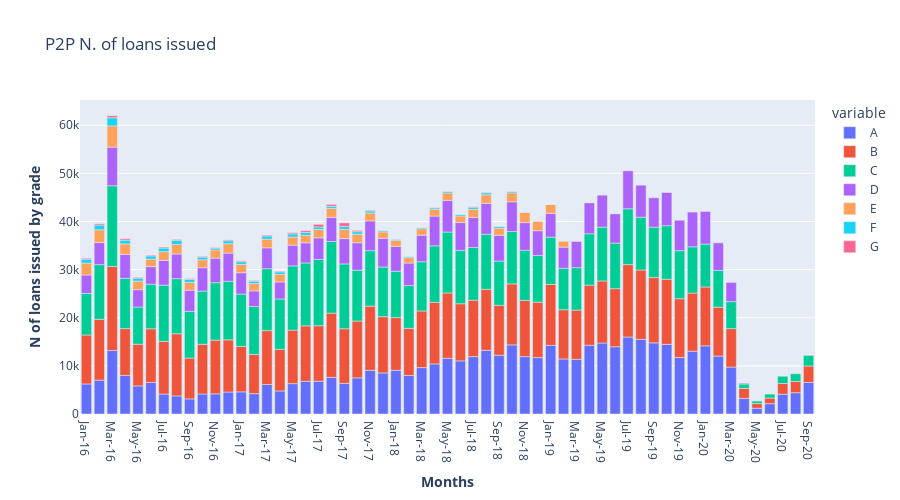

The code cell stored with this chart in its notebook:
### Code cell
fig = make_subplots(specs=[[{"secondary_y": True}]])
fig = px.bar(All_Fintech_Stat1, x="issue_d", y=["A", "B", "C",'D','E','F','G'], title="Wide-Form Input")



fig.update_layout(title='P2P N. of loans issued',
                   xaxis_title='<b>Months</b>',
                   yaxis_title='<b>N of loans issued by grade</b>')
fig.update_layout(width=900, height=500)
fig.show()
fig.write_image("fig2.svg")

### Figure 1 — Plotly figure (JSON) as saved in the notebook; plotly's stock layout.template omitted (floating-point values rounded to 4 significant figures)
{"data": [{"alignmentgroup": "True", "hovertemplate": "variable=A<br>issue_d=%{x}<br>value=%{y}<extra></extra>", "legendgroup": "A", "marker": {"color": "#636efa"}, "name": "A", "offsetgroup": "A", "orientation": "v", "showlegend": true, "textposition": "auto", "type": "bar", "x": ["Jan-16", "Feb-16", "Mar-16", "Apr-16", "May-16", "Jun-16", "Jul-16", "Aug-16", "Sep-16", "Oct-16", "Nov-16", "Dec-16", "Jan-17", "Feb-17", "Mar-17", "Apr-17", "May-17", "Jun-17", "Jul-17", "Aug-17", "Sep-17", "Oct-17", "Nov-17", "Dec-17", "Jan-18", "Feb-18", "Mar-18", "Apr-18", "May-18", "Jun-18", "Jul-18", "Aug-18", "Sep-18", "Oct-18", "Nov-18", "Dec-18", "Jan-19", "Feb-19", "Mar-19", "Apr-19", "May-19", "Jun-19", "Jul-19", "Aug-19", "Sep-19", "Oct-19", "Nov-19", "Dec-19", "Jan-20", "Feb-20", "Mar-20", "Apr-20", "May-20", "Jun-20", "Jul-20", "Aug-20", "Sep-20"], "xaxis": "x", "y": [6247, 7035, 13200, 8024, 5839, 6555, 4144, 3758, 3134, 4158, 4188, 4565, 4602, 4237, 6137, 4790, 6309, 6799, 6813, 7608, 6375, 7513, 9083, 8530, 9093, 8029, 9647, 10408, 11569, 11039, 11922, 13230, 12229, 14362, 11927, 11722, 14263, 11438, 11359, 14287, 14750, 13980, 15997, 15508, 14790, 14474, 11742, 13049, 14165, 12045, 9752, 3259, 1192, 2139, 4107, 4429, 6551], "yaxis": "y"}, {"alignmentgroup": "True", "hovertemplate": "variable=B<br>issue_d=%{x}<br>value=%{y}<extra></extra>", "legendgroup": "B", "marker": {"color": "#EF553B"}, "name": "B", "offsetgroup": "B", "orientation": "v", "showlegend": true, "textposition": "auto", "type": "bar", "x": ["Jan-16", "Feb-16", "Mar-16", "Apr-16", "May-16", "Jun-16", "Jul-16", "Aug-16", "Sep-16", "Oct-16", "Nov-16", "Dec-16", "Jan-17", "Feb-17", "Mar-17", "Apr-17", "May-17", "Jun-17", "Jul-17", "Aug-17", "Sep-17", "Oct-17", "Nov-17", "Dec-17", "Jan-18", "Feb-18", "Mar-18", "Apr-18", "May-18", "Jun-18", "Jul-18", "Aug-18", "Sep-18", "Oct-18", "Nov-18", "Dec-18", "Jan-19", "Feb-19", "Mar-19", "Apr-19", "May-19", "Jun-19", "Jul-19", "Aug-19", "Sep-19", "Oct-19", "Nov-19", "Dec-19", "Jan-20", "Feb-20", "Mar-20", "Apr-20", "May-20", "Jun-20", "Jul-20", "Aug-20", "Sep-20"], "xaxis": "x", "y": [10174, 12646, 17447, 9718, 8669, 11163, 10945, 12914, 8497, 10324, 11168, 10847, 9437, 8148, 11191, 8663, 11120, 11518, 11528, 13345, 11345, 11807, 13332, 11693, 10942, 9775, 11765, 12792, 13583, 11871, 11730, 12686, 10360, 12670, 11675, 11516, 12658, 10234, 10237, 12477, 12902, 12063, 15051, 14419, 13563, 13529, 12212, 12091, 12233, 10150, 7988, 2066, 972, 1178, 2228, 2341, 3424], "yaxis": "y"}, {"alignmentgroup": "True", "hovertemplate": "variable=C<br>issue_d=%{x}<br>value=%{y}<extra></extra>", "legendgroup": "C", "marker": {"color": "#00cc96"}, "name": "C", "offsetgroup": "C", "orientation": "v", "showlegend": true, "textposition": "auto", "type": "bar", "x": ["Jan-16", "Feb-16", "Mar-16", "Apr-16", "May-16", "Jun-16", "Jul-16", "Aug-16", "Sep-16", "Oct-16", "Nov-16", "Dec-16", "Jan-17", "Feb-17", "Mar-17", "Apr-17", "May-17", "Jun-17", "Jul-17", "Aug-17", "Sep-17", "Oct-17", "Nov-17", "Dec-17", "Jan-18", "Feb-18", "Mar-18", "Apr-18", "May-18", "Jun-18", "Jul-18", "Aug-18", "Sep-18", "Oct-18", "Nov-18", "Dec-18", "Jan-19", "Feb-19", "Mar-19", "Apr-19", "May-19", "Jun-19", "Jul-19", "Aug-19", "Sep-19", "Oct-19", "Nov-19", "Dec-19", "Jan-20", "Feb-20", "Mar-20", "Apr-20", "May-20", "Jun-20", "Jul-20", "Aug-20", "Sep-20"], "xaxis": "x", "y": [8644, 11355, 16778, 10439, 7716, 9256, 11689, 11445, 9712, 11054, 11934, 12156, 10884, 9946, 12869, 10455, 13352, 13073, 13787, 14893, 13466, 10563, 11529, 10327, 9632, 8885, 10230, 11747, 12663, 11102, 10943, 11438, 9192, 10888, 10423, 9707, 9835, 8619, 8823, 10693, 11179, 9469, 11599, 10970, 10475, 11130, 9995, 9608, 8912, 7651, 5623, 919, 590, 817, 1514, 1602, 2204], "yaxis": "y"}, {"alignmentgroup": "True", "hovertemplate": "variable=D<br>issue_d=%{x}<br>value=%{y}<extra></extra>", "legendgroup": "D", "marker": {"color": "#ab63fa"}, "name": "D", "offsetgroup": "D", "orientation": "v", "showlegend": true, "textposition": "auto", "type": "bar", "x": ["Jan-16", "Feb-16", "Mar-16", "Apr-16", "May-16", "Jun-16", "Jul-16", "Aug-16", "Sep-16", "Oct-16", "Nov-16", "Dec-16", "Jan-17", "Feb-17", "Mar-17", "Apr-17", "May-17", "Jun-17", "Jul-17", "Aug-17", "Sep-17", "Oct-17", "Nov-17", "Dec-17", "Jan-18", "Feb-18", "Mar-18", "Apr-18", "May-18", "Jun-18", "Jul-18", "Aug-18", "Sep-18", "Oct-18", "Nov-18", "Dec-18", "Jan-19", "Feb-19", "Mar-19", "Apr-19", "May-19", "Jun-19", "Jul-19", "Aug-19", "Sep-19", "Oct-19", "Nov-19", "Dec-19", "Jan-20", "Feb-20", "Mar-20", "Apr-20", "May-20", "Jun-20", "Jul-20", "Aug-20", "Sep-20"], "xaxis": "x", "y": [3821, 4592, 8041, 4989, 3609, 3649, 5122, 5133, 4380, 4869, 5104, 5869, 4434, 3256, 4339, 3524, 4302, 4189, 4477, 5000, 5259, 5705, 6184, 5977, 5175, 4683, 5519, 6185, 6578, 5781, 6259, 6434, 5360, 6172, 5748, 5152, 4945, 4381, 5471, 6467, 6703, 6131, 7893, 6657, 6113, 6899, 6315, 7214, 6784, 5725, 3984, 173, 1, null, null, null, null], "yaxis": "y"}, {"alignmentgroup": "True", "hovertemplate": "variable=E<br>issue_d=%{x}<br>value=%{y}<extra></extra>", "legendgroup": "E", "marker": {"color": "#FFA15A"}, "name": "E", "offsetgroup": "E", "orientation": "v", "showlegend": true, "textposition": "auto", "type": "bar", "x": ["Jan-16", "Feb-16", "Mar-16", "Apr-16", "May-16", "Jun-16", "Jul-16", "Aug-16", "Sep-16", "Oct-16", "Nov-16", "Dec-16", "Jan-17", "Feb-17", "Mar-17", "Apr-17", "May-17", "Jun-17", "Jul-17", "Aug-17", "Sep-17", "Oct-17", "Nov-17", "Dec-17", "Jan-18", "Feb-18", "Mar-18", "Apr-18", "May-18", "Jun-18", "Jul-18", "Aug-18", "Sep-18", "Oct-18", "Nov-18", "Dec-18", "Jan-19", "Feb-19", "Mar-19", "Apr-19", "May-19", "Jun-19", "Jul-19", "Aug-19", "Sep-19", "Oct-19", "Nov-19", "Dec-19", "Jan-20", "Feb-20", "Mar-20", "Apr-20", "May-20", "Jun-20", "Jul-20", "Aug-20", "Sep-20"], "xaxis": "x", "y": [2472, 2655, 4413, 2177, 1781, 1563, 1849, 1973, 1628, 1650, 1697, 1949, 1735, 1516, 1805, 1591, 1701, 1555, 1744, 1878, 1922, 1753, 1654, 1313, 1241, 1113, 1337, 1442, 1544, 1363, 1708, 1775, 1473, 1854, 2099, 2009, 1867, 1299, 198, 26, 7, null, null, null, null, null, null, null, null, null, null, null, null, null, null, null, null], "yaxis": "y"}, {"alignmentgroup": "True", "hovertemplate": "variable=F<br>issue_d=%{x}<br>value=%{y}<extra></extra>", "legendgroup": "F", "marker": {"color": "#19d3f3"}, "name": "F", "offsetgroup": "F", "orientation": "v", "showlegend": true, "textposition": "auto", "type": "bar", "x": ["Jan-16", "Feb-16", "Mar-16", "Apr-16", "May-16", "Jun-16", "Jul-16", "Aug-16", "Sep-16", "Oct-16", "Nov-16", "Dec-16", "Jan-17", "Feb-17", "Mar-17", "Apr-17", "May-17", "Jun-17", "Jul-17", "Aug-17", "Sep-17", "Oct-17", "Nov-17", "Dec-17", "Jan-18", "Feb-18", "Mar-18", "Apr-18", "May-18", "Jun-18", "Jul-18", "Aug-18", "Sep-18", "Oct-18", "Nov-18", "Dec-18", "Jan-19", "Feb-19", "Mar-19", "Apr-19", "May-19", "Jun-19", "Jul-19", "Aug-19", "Sep-19", "Oct-19", "Nov-19", "Dec-19", "Jan-20", "Feb-20", "Mar-20", "Apr-20", "May-20", "Jun-20", "Jul-20", "Aug-20", "Sep-20"], "xaxis": "x", "y": [814, 979, 1689, 791, 616, 668, 744, 853, 637, 554, 378, 611, 562, 517, 656, 515, 637, 573, 517, 455, 596, 539, 419, 256, 230, 215, 237, 294, 308, 321, 422, 414, 347, 291, 82, 14, 6, 9, 16, 4, null, 1, null, null, null, null, null, null, null, null, null, null, null, null, null, null, null], "yaxis": "y"}, {"alignmentgroup": "True", "hovertemplate": "variable=G<br>issue_d=%{x}<br>value=%{y}<extra></extra>", "legendgroup": "G", "marker": {"color": "#FF6692"}, "name": "G", "offsetgroup": "G", "orientation": "v", "showlegend": true, "textposition": "auto", "type": "bar", "x": ["Jan-16", "Feb-16", "Mar-16", "Apr-16", "May-16", "Jun-16", "Jul-16", "Aug-16", "Sep-16", "Oct-16", "Nov-16", "Dec-16", "Jan-17", "Feb-17", "Mar-17", "Apr-17", "May-17", "Jun-17", "Jul-17", "Aug-17", "Sep-17", "Oct-17", "Nov-17", "Dec-17", "Jan-18", "Feb-18", "Mar-18", "Apr-18", "May-18", "Jun-18", "Jul-18", "Aug-18", "Sep-18", "Oct-18", "Nov-18", "Dec-18", "Jan-19", "Feb-19", "Mar-19", "Apr-19", "May-19", "Jun-19", "Jul-19", "Aug-19", "Sep-19", "Oct-19", "Nov-19", "Dec-19", "Jan-20", "Feb-20", "Mar-20", "Apr-20", "May-20", "Jun-20", "Jul-20", "Aug-20", "Sep-20"], "xaxis": "x", "y": [194, 267, 424, 294, 173, 165, 203, 204, 156, 163, 122, 186, 181, 143, 184, 145, 260, 380, 549, 394, 750, 271, 142, 58, 34, 46, 36, 60, 66, 56, 105, 102, 65, 68, 19, 14, 10, 5, 2, null, null, null, null, null, null, null, null, null, null, null, null, null, null, null, null, null, null], "yaxis": "y"}], "layout": {"barmode": "relative", "height": 500, "legend": {"title": {"text": "variable"}, "tracegroupgap": 0}, "title": {"text": "P2P N. of loans issued"}, "width": 900, "xaxis": {"anchor": "y", "domain": [0, 1], "title": {"text": "<b>Months</b>"}}, "yaxis": {"anchor": "x", "domain": [0, 1], "title": {"text": "<b>N of loans issued by grade</b>"}}}}
